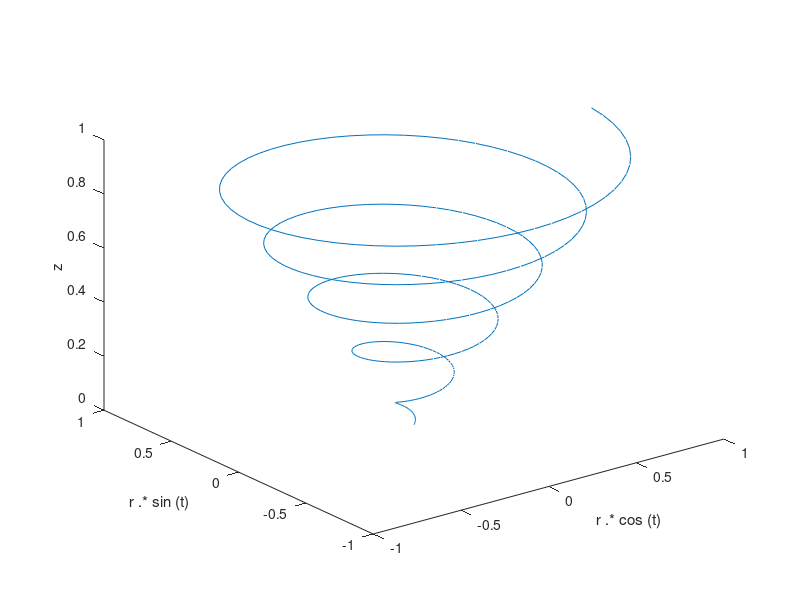

The MATLAB script that drew this image: (Note: this script raises an error after producing the figure.)
%=============================================================================
% Copyright (c) 2016-present Allan CORNET (Nelson)
%=============================================================================
% This file is part of Nelson.
%=============================================================================
% LICENCE_BLOCK_BEGIN
% SPDX-License-Identifier: LGPL-3.0-or-later
% LICENCE_BLOCK_END
%=============================================================================
% <--ADV-CLI MODE-->
%=============================================================================
f = figure();
t = 0:0.1:10 * pi;
r = linspace(0, 1, length(t));
z = linspace(0, 1, length(t));
h = plot3(r .* cos(t), r .* sin(t), z);
ylabel('r .* sin (t)');
xlabel('r .* cos (t)');
zlabel('z');
title(_('plot3 display of 3-D helix'));
axis square
%=============================================================================
